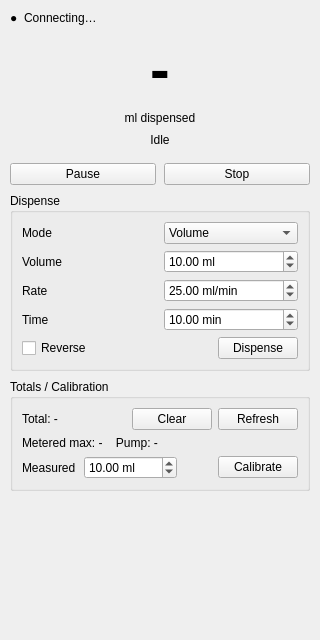
<?xml version="1.0" encoding="UTF-8"?>
<ui version="4.0">
 <class>DosingPumpWidget</class>
 <widget class="QWidget" name="DosingPumpWidget">
  <property name="geometry">
   <rect><x>0</x><y>0</y><width>320</width><height>640</height></rect>
  </property>
  <property name="windowTitle"><string>Dosing Pump</string></property>

  <layout class="QVBoxLayout" name="root_layout">
   <property name="spacing"><number>8</number></property>
   <property name="leftMargin"><number>10</number></property>
   <property name="topMargin"><number>8</number></property>
   <property name="rightMargin"><number>10</number></property>
   <property name="bottomMargin"><number>8</number></property>

   <!-- Connection status row -->
   <item>
    <layout class="QHBoxLayout" name="conn_row">
     <property name="spacing"><number>6</number></property>
     <item>
      <widget class="QLabel" name="conn_dot_lbl">
       <property name="text"><string>●</string></property>
       <property name="maximumWidth"><number>16</number></property>
      </widget>
     </item>
     <item>
      <widget class="QLabel" name="conn_status_lbl">
       <property name="text"><string>Connecting…</string></property>
      </widget>
     </item>
     <item>
      <spacer>
       <property name="orientation"><enum>Qt::Orientation::Horizontal</enum></property>
       <property name="sizeHint" stdset="0"><size><width>20</width><height>20</height></size></property>
      </spacer>
     </item>
     <item>
      <widget class="QLabel" name="server_addr_lbl">
       <property name="text"><string></string></property>
       <property name="alignment"><set>Qt::AlignmentFlag::AlignRight|Qt::AlignmentFlag::AlignVCenter</set></property>
      </widget>
     </item>
    </layout>
   </item>

   <!-- Live dispensed volume -->
   <item>
    <widget class="QLabel" name="volume_value_lbl">
     <property name="text"><string>-</string></property>
     <property name="alignment"><set>Qt::AlignmentFlag::AlignCenter</set></property>
     <property name="minimumHeight"><number>84</number></property>
     <property name="font">
      <font><pointsize>44</pointsize><bold>true</bold></font>
     </property>
    </widget>
   </item>

   <!-- Unit + running state -->
   <item>
    <widget class="QLabel" name="volume_unit_lbl">
     <property name="text"><string>ml dispensed</string></property>
     <property name="alignment"><set>Qt::AlignmentFlag::AlignCenter</set></property>
    </widget>
   </item>
   <item>
    <widget class="QLabel" name="state_lbl">
     <property name="text"><string>Idle</string></property>
     <property name="alignment"><set>Qt::AlignmentFlag::AlignCenter</set></property>
    </widget>
   </item>

   <!-- Graph placeholder - replaced at runtime with VolumeGraph -->
   <item>
    <widget class="QWidget" name="volume_graph_placeholder">
     <property name="minimumHeight"><number>80</number></property>
     <property name="maximumHeight"><number>100</number></property>
    </widget>
   </item>

   <!-- Halt row -->
   <item>
    <layout class="QHBoxLayout" name="halt_row">
     <property name="spacing"><number>8</number></property>
     <item>
      <widget class="QPushButton" name="pause_btn">
       <property name="text"><string>Pause</string></property>
       <property name="toolTip"><string>Pause or resume the dispense in progress</string></property>
      </widget>
     </item>
     <item>
      <widget class="QPushButton" name="stop_btn">
       <property name="text"><string>Stop</string></property>
       <property name="toolTip"><string>Stop dispensing immediately</string></property>
      </widget>
     </item>
    </layout>
   </item>

   <!-- Dispense group -->
   <item>
    <widget class="QGroupBox" name="dispense_group">
     <property name="title"><string>Dispense</string></property>
     <layout class="QVBoxLayout" name="dispense_vbox">
      <property name="spacing"><number>6</number></property>

      <!-- Mode row -->
      <item>
       <layout class="QHBoxLayout" name="mode_row">
        <property name="spacing"><number>8</number></property>
        <item>
         <widget class="QLabel" name="mode_lbl">
          <property name="text"><string>Mode</string></property>
          <property name="minimumWidth"><number>52</number></property>
         </widget>
        </item>
        <item>
         <widget class="QComboBox" name="mode_combo">
          <item><property name="text"><string>Volume</string></property></item>
          <item><property name="text"><string>Dose over time</string></property></item>
          <item><property name="text"><string>Constant rate</string></property></item>
          <item><property name="text"><string>Continuous</string></property></item>
         </widget>
        </item>
       </layout>
      </item>

      <!-- Volume row -->
      <item>
       <layout class="QHBoxLayout" name="volume_row">
        <property name="spacing"><number>8</number></property>
        <item>
         <widget class="QLabel" name="volume_lbl">
          <property name="text"><string>Volume</string></property>
          <property name="minimumWidth"><number>52</number></property>
         </widget>
        </item>
        <item>
         <!-- Generic bounds only. Each pump enforces its own minimum dispense
              and reports a rejection, which surfaces as an error - hardcoding
              one model's floor here would stop this widget serving any other
              DosingPump server. -->
         <widget class="QDoubleSpinBox" name="volume_spin">
          <property name="minimum"><double>0.010</double></property>
          <property name="maximum"><double>10000.000</double></property>
          <property name="value"><double>10.000</double></property>
          <property name="decimals"><number>2</number></property>
          <property name="singleStep"><double>0.50</double></property>
          <property name="suffix"><string> ml</string></property>
         </widget>
        </item>
       </layout>
      </item>

      <!-- Rate row -->
      <item>
       <layout class="QHBoxLayout" name="rate_row">
        <property name="spacing"><number>8</number></property>
        <item>
         <widget class="QLabel" name="rate_lbl">
          <property name="text"><string>Rate</string></property>
          <property name="minimumWidth"><number>52</number></property>
         </widget>
        </item>
        <item>
         <!-- Placeholder ceiling; replaced at runtime by the server's
              MaxFlowRate, which is the authoritative per-pump limit. -->
         <widget class="QDoubleSpinBox" name="rate_spin">
          <property name="minimum"><double>0.010</double></property>
          <property name="maximum"><double>10000.000</double></property>
          <property name="value"><double>25.000</double></property>
          <property name="decimals"><number>2</number></property>
          <property name="singleStep"><double>1.00</double></property>
          <property name="suffix"><string> ml/min</string></property>
         </widget>
        </item>
       </layout>
      </item>

      <!-- Duration row -->
      <item>
       <layout class="QHBoxLayout" name="minutes_row">
        <property name="spacing"><number>8</number></property>
        <item>
         <widget class="QLabel" name="minutes_lbl">
          <property name="text"><string>Time</string></property>
          <property name="minimumWidth"><number>52</number></property>
         </widget>
        </item>
        <item>
         <widget class="QDoubleSpinBox" name="minutes_spin">
          <property name="minimum"><double>0.000</double></property>
          <property name="maximum"><double>10000.000</double></property>
          <property name="value"><double>10.000</double></property>
          <property name="decimals"><number>2</number></property>
          <property name="singleStep"><double>1.00</double></property>
          <property name="suffix"><string> min</string></property>
         </widget>
        </item>
       </layout>
      </item>

      <!-- Action row -->
      <item>
       <layout class="QHBoxLayout" name="action_row">
        <property name="spacing"><number>8</number></property>
        <item>
         <widget class="QCheckBox" name="reverse_check">
          <property name="text"><string>Reverse</string></property>
          <property name="toolTip"><string>Pump toward the inlet instead of the outlet</string></property>
         </widget>
        </item>
        <item>
         <spacer>
          <property name="orientation"><enum>Qt::Orientation::Horizontal</enum></property>
          <property name="sizeHint" stdset="0"><size><width>20</width><height>20</height></size></property>
         </spacer>
        </item>
        <item>
         <!-- One stable verb for every mode; the mode combo says which kind.
              Tooltip is set per mode at runtime. -->
         <widget class="QPushButton" name="run_btn">
          <property name="text"><string>Dispense</string></property>
         </widget>
        </item>
       </layout>
      </item>

     </layout>
    </widget>
   </item>

   <!-- Totals & calibration group -->
   <item>
    <widget class="QGroupBox" name="totals_group">
     <!-- No '&' in the title: Qt reads it as a mnemonic and underlines the next char. -->
     <property name="title"><string>Totals / Calibration</string></property>
     <layout class="QVBoxLayout" name="totals_vbox">
      <property name="spacing"><number>6</number></property>

      <!-- Totals row -->
      <item>
       <layout class="QHBoxLayout" name="totals_row">
        <property name="spacing"><number>6</number></property>
        <item>
         <widget class="QLabel" name="totals_lbl">
          <property name="text"><string>Total: -</string></property>
         </widget>
        </item>
        <item>
         <spacer>
          <property name="orientation"><enum>Qt::Orientation::Horizontal</enum></property>
          <property name="sizeHint" stdset="0"><size><width>20</width><height>20</height></size></property>
         </spacer>
        </item>
        <item>
         <widget class="QPushButton" name="clear_totals_btn">
          <property name="text"><string>Clear</string></property>
          <property name="maximumWidth"><number>52</number></property>
          <property name="toolTip"><string>Reset both total-volume counters</string></property>
         </widget>
        </item>
        <item>
         <widget class="QPushButton" name="refresh_btn">
          <property name="text"><string>Refresh</string></property>
          <property name="maximumWidth"><number>64</number></property>
          <property name="toolTip"><string>Re-read totals, max flow rate, and pump voltage</string></property>
         </widget>
        </item>
       </layout>
      </item>

      <!-- Limits row -->
      <item>
       <widget class="QLabel" name="limits_lbl">
        <property name="text"><string>Metered max: -    Pump: -</string></property>
       </widget>
      </item>

      <!-- Calibration row -->
      <item>
       <layout class="QHBoxLayout" name="cal_row">
        <property name="spacing"><number>8</number></property>
        <item>
         <widget class="QLabel" name="cal_lbl">
          <property name="text"><string>Measured</string></property>
          <property name="minimumWidth"><number>52</number></property>
          <property name="toolTip"><string>Volume that actually came out of the last dispense</string></property>
         </widget>
        </item>
        <item>
         <widget class="QDoubleSpinBox" name="cal_spin">
          <property name="minimum"><double>0.000</double></property>
          <property name="maximum"><double>10000.000</double></property>
          <property name="value"><double>10.000</double></property>
          <property name="decimals"><number>2</number></property>
          <property name="singleStep"><double>0.10</double></property>
          <property name="suffix"><string> ml</string></property>
         </widget>
        </item>
        <item>
         <spacer>
          <property name="orientation"><enum>Qt::Orientation::Horizontal</enum></property>
          <property name="sizeHint" stdset="0"><size><width>20</width><height>20</height></size></property>
         </spacer>
        </item>
        <item>
         <widget class="QPushButton" name="cal_run_btn">
          <property name="text"><string>Calibrate</string></property>
         </widget>
        </item>
       </layout>
      </item>

     </layout>
    </widget>
   </item>

   <!-- Vertical spacer -->
   <item>
    <spacer>
     <property name="orientation"><enum>Qt::Orientation::Vertical</enum></property>
     <property name="sizeHint" stdset="0"><size><width>20</width><height>8</height></size></property>
    </spacer>
   </item>

  </layout>
 </widget>
 <resources/>
 <connections/>
</ui>
